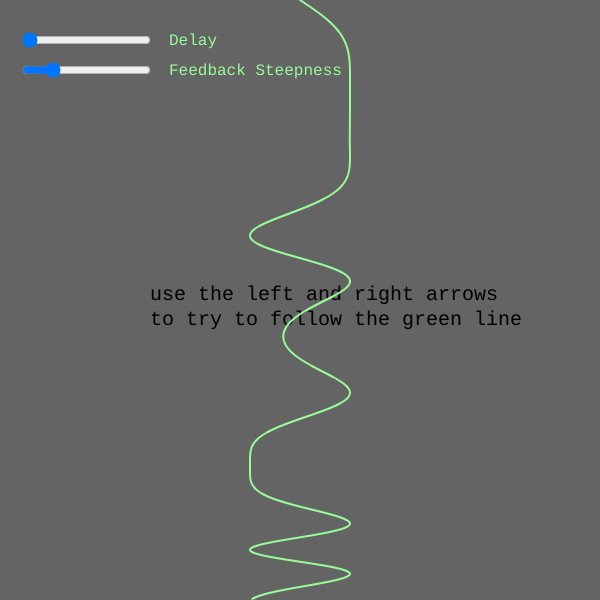
Frame 1 (no input)
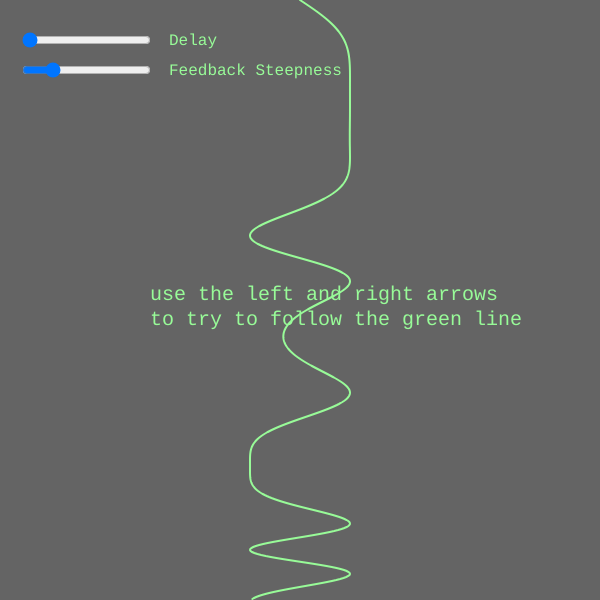
Frame 60 (no input)
Frame 120 (the mouse pressed at the canvas centre since frame 60): identical to frame 60, image omitted

The p5.js sketch that drew these frames (run headless with seeded random() and noise() and a simulated clock; from frame 60 on, the mouse is pressed at the canvas centre):

// p5.js sketch
// ── sketch.js
let pointerX; // Pointer's X position
let pointerY; // Pointer's Y position, dynamically calculated
let speed = 0; // Current speed of the pointer
let delaySlider, feedbackSlider; // Sliders for delay and feedback
let positions = []; // Array to store positions
let score = 0;
let maxdelay = 10;
let deltas = [];
let delta = 0;
let play = false;


function setup() {
  createCanvas(600, 600);
  pointerX = width / 2;
  pointerY = 0//height / 2;
  textFont('Courier New', 30);
  
  // Create sliders
  delaySlider = createSlider(0, maxdelay - 1, 0, 1);
  delaySlider.position(20,  30);
  feedbackSlider = createSlider(0.1, 5, 1);
  feedbackSlider.position(20,  60);
  for (let i = 0; i < 10; i++) {
    deltas.push(0)
  }
}

function draw() {
  background(100);
  
  if (keyIsPressed) {
    play =true;
  }

    
  if (play == false) {
    textSize(20)
      text("use the left and right arrows\nto try to follow the green line", width/4, height/2);
  }
  
  // Draw the sine waves line
  beginShape();
  noFill();
  stroke('palegreen');
  strokeWeight(2);
  for (let y = 0; y < height; y++) {
    let x = width / 2 + sin(y * 0.01*(2 + cos(0.02*y))) * 50;
    vertex(x, y);
  }
  endShape();
  if (play) {
  speed += deltas[maxdelay - delaySlider.value() - 1]
  print(deltas)
  delta = 0;
  // Update pointer position based on keyboard input
  if (keyIsDown(LEFT_ARROW)) {
    delta = -0.1//* delaySlider.value();
  }
  if (keyIsDown(RIGHT_ARROW)) {
    delta = 0.1//* delaySlider.value();
  }
  

  // Apply delay
  //speed *= (1 - delaySlider.value());
  pointerX += speed*feedbackSlider.value();
  
  // Ensure the pointer stays within canvas
  pointerX = constrain(pointerX, 0, width);
  

  
  // Pointer follows the sine wave y position (feedback steepness)
  let targetY = height / 2 + sin(pointerX * 0.002) * 50;
  //pointerY += (targetY - pointerY) * feedbackSlider.value();
  pointerY += 1
  if (pointerY >= height)
    { textSize(40)
      text("game over\n" + `score: ${score.toFixed(1)}`, width/4, height/2);
      pointerY = height;
      
    } else {
      score += abs(pointerX - width / 2 - sin(pointerY * 0.01*(2 + cos(0.02*pointerY))) * 50)/width
  
  text(`score: ${score.toFixed(1)}`, 10,10)
    }
  // Draw the pointer
  fill(255, 0, 0);
  noStroke();
  ellipse(pointerX, pointerY, 20, 20);
  
  positions.push({x: pointerX, y: pointerY});
  
  deltas.push(delta);
  deltas.shift();
  
  // If the array exceeds the maximum size, remove the oldest position
  // if (positions.length > maxPositions) {
  //   positions.shift();
  // }
  
  // Draw all positions
  noStroke();
  fill(255, 100); // Slightly transparent for older positions
  for (let pos of positions) {
    ellipse(pos.x, pos.y, 5, 5); // Smaller ellipse for the trail
  }
  }

  // Display slider labels
  noStroke();
  fill('palegreen');
  textSize(16);
  text("Delay", delaySlider.x * 2 + delaySlider.width,  45);
  text("Feedback Steepness", feedbackSlider.x * 2 + feedbackSlider.width, 75);
}
